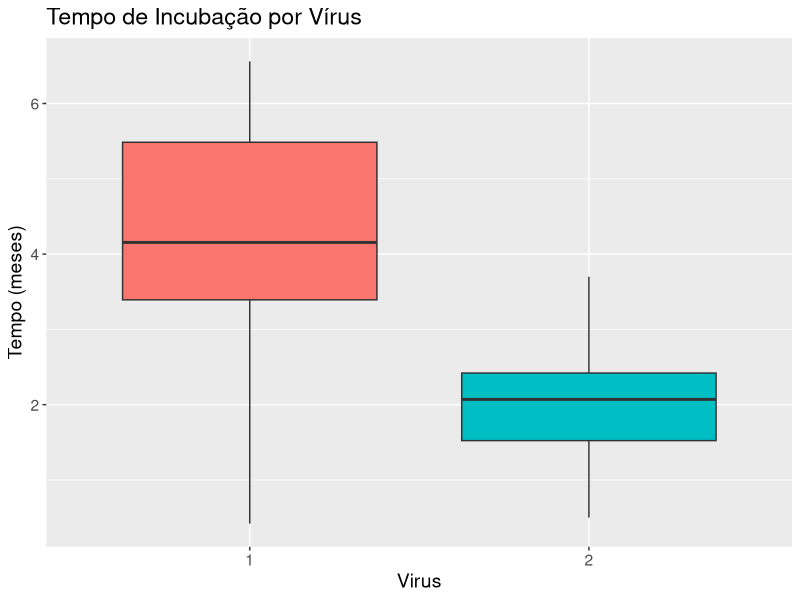

Source code (R):
## ---- chunk 1
x <- c(4.56, 3.72, 3.45, 2.86, 4.03,
       4.08, 6.56, 4.31, 0.42, 5.56,
       5.92, 2.65, 4.54, 4.04, 4.23,
       6.24, 6.16, 5.46, 3.22, 2.28)

y <- c(2.44, 1.49, 2.68, 2.60, 1.51,
       1.60, 1.47, 3.70, 2.22, 1.78,
       2.36, 1.56, 2.98, 3.33, 2.22,
       0.58, 2.26, 2.26, 1.92, 0.50,
       1.17, 1.70)

xbar <- round(mean(x), 2)
ybar <- round(mean(y), 2)
sigma21 <- 2.25
sigma22 <- 1
n <- length(x)
m <- length(y)
Delta0 <- 0

alpha <- .05
z.alfa2 <- round(qnorm(1-alpha/2), 2)

est <- xbar-ybar-Delta0
se.est1 <- sqrt(sigma21/n + sigma22/m)
ic1 <- round(est + Delta0 + c(-1, 1)*z.alfa2*se.est1, 2)

## variâncias diferentes e conhecidas
zobs <- round(est/se.est1, 2)
phiabsz <- round(pnorm(abs(zobs), lower.tail=TRUE), 4)
valorp1 <- round(pnorm(abs(zobs), lower.tail=FALSE), 4)
zc <- round(qnorm(1-alpha/2, lower.tail=TRUE),2)

## variâncias iguais e desconhecidas
s21 <- round(var(x), 2)
s22 <- round(var(y), 2)

t.alfa2 <- round(qt(1-alpha/2, n+m-2), 2)
s2p <- round(((n-1)*s21 + (m-1)*s22)/(n+m-2), 2)
se.est2 <- sqrt(s2p*(1/n + 1/m))
ic2 <- round(est + Delta0 + c(-1, 1)*t.alfa2*se.est2, 2)

tobs <- round(est/se.est2, 2)
valorp2 <- round(pt(abs(tobs), n+m-2, lower.tail=FALSE), 4)
tc <- round(qt(1-alpha/2, n+m-2, lower.tail=TRUE), 2)
## ---- chunk 2
x
## ---- chunk 3
y
## ---- chunk 4
virus <- factor(rep(1:2, times=c(n, m)))
tempo <- c(x, y)
dados <- data.frame(Virus=virus, Tempo=tempo)

library(ggplot2)
ggplot(dados, aes(x=Virus, y=Tempo)) + 
    geom_boxplot(aes(fill=Virus), show.legend = FALSE) +
    ggtitle("Tempo de Incubação por Vírus") + ylab("Tempo (meses)") +
    theme(text=element_text(size=14)) 
## ---- chunk 5
x1 <- 36
n1 <- 50
p1 <- round(x1/n1, 2)

x2 <- 29
n2 <- 45
p2 <- round(x2/n2, 2)

alpha <- .01
z.alfa2 <- round(qnorm(1-alpha/2), 2)

est <- p1-p2
se.est <- sqrt(p1*(1-p1)/n1 + p2*(1-p2)/n2)
ic <- round(est + c(-1, 1)*z.alfa2*se.est, 3)

p <- round((x1 + x2)/(n1 + n2), 2) 
se <- sqrt(p*(1-p)*(1/n1 + 1/n2))
zobs <- round(est/se, 2)

alpha <- .01
z.alfa2 <- round(qnorm(1-alpha/2), 2)
valorp <- 2*round(pnorm(abs(zobs), lower.tail=FALSE), 4)
